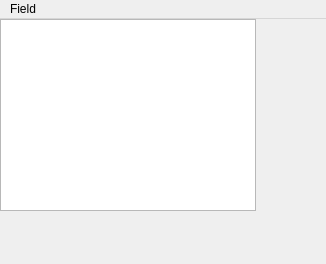
<ui version="4.0" >
 <class>editField</class>
 <widget class="QMainWindow" name="editField" >
  <property name="geometry" >
   <rect>
    <x>0</x>
    <y>0</y>
    <width>326</width>
    <height>264</height>
   </rect>
  </property>
  <property name="windowTitle" >
   <string>Edit Field</string>
  </property>
  <widget class="QWidget" name="centralwidget" >
   <property name="geometry" >
    <rect>
     <x>0</x>
     <y>28</y>
     <width>326</width>
     <height>215</height>
    </rect>
   </property>
   <widget class="QGraphicsView" name="View" >
    <property name="geometry" >
     <rect>
      <x>0</x>
      <y>0</y>
      <width>256</width>
      <height>192</height>
     </rect>
    </property>
    <property name="sizePolicy" >
     <sizepolicy vsizetype="Maximum" hsizetype="Maximum" >
      <horstretch>0</horstretch>
      <verstretch>0</verstretch>
     </sizepolicy>
    </property>
    <property name="verticalScrollBarPolicy" >
     <enum>Qt::ScrollBarAlwaysOff</enum>
    </property>
    <property name="horizontalScrollBarPolicy" >
     <enum>Qt::ScrollBarAlwaysOff</enum>
    </property>
    <property name="alignment" >
     <set>Qt::AlignCenter</set>
    </property>
   </widget>
  </widget>
  <widget class="QMenuBar" name="menubar" >
   <property name="geometry" >
    <rect>
     <x>0</x>
     <y>0</y>
     <width>326</width>
     <height>28</height>
    </rect>
   </property>
   <widget class="QMenu" name="menuField" >
    <property name="title" >
     <string>Field</string>
    </property>
    <addaction name="separator" />
    <addaction name="actionNew_field" />
    <addaction name="actionOpen" />
    <addaction name="actionSave" />
    <addaction name="actionSaveAs" />
    <addaction name="actionSave_as_start" />
    <addaction name="actionPrint_to_file" />
    <addaction name="separator" />
    <addaction name="actionClose" />
   </widget>
   <addaction name="menuField" />
  </widget>
  <widget class="QStatusBar" name="statusbar" >
   <property name="enabled" >
    <bool>false</bool>
   </property>
   <property name="geometry" >
    <rect>
     <x>0</x>
     <y>243</y>
     <width>326</width>
     <height>21</height>
    </rect>
   </property>
   <property name="sizeGripEnabled" >
    <bool>false</bool>
   </property>
  </widget>
  <action name="actionOpen" >
   <property name="text" >
    <string>Open</string>
   </property>
  </action>
  <action name="actionOpen_rescent" >
   <property name="text" >
    <string>Open rescent..</string>
   </property>
  </action>
  <action name="actionSave" >
   <property name="text" >
    <string>Save</string>
   </property>
  </action>
  <action name="actionPrint_to_file" >
   <property name="enabled" >
    <bool>true</bool>
   </property>
   <property name="text" >
    <string>Print to file</string>
   </property>
   <property name="autoRepeat" >
    <bool>false</bool>
   </property>
  </action>
  <action name="actionClose" >
   <property name="text" >
    <string>Close</string>
   </property>
  </action>
  <action name="actionSaveAs" >
   <property name="text" >
    <string>Save As...</string>
   </property>
  </action>
  <action name="actionNew_field" >
   <property name="text" >
    <string>New</string>
   </property>
  </action>
  <action name="actionSave_as_start" >
   <property name="text" >
    <string>Save as start</string>
   </property>
  </action>
  <action name="actionHelp" >
   <property name="text" >
    <string>Help</string>
   </property>
  </action>
 </widget>
 <resources/>
 <connections/>
</ui>
